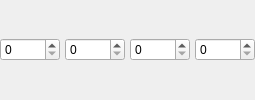
        <widget class="QWidget" name="page_16">
         <layout class="QHBoxLayout" name="horizontalLayout_18">
          <property name="spacing">
           <number>5</number>
          </property>
          <property name="leftMargin">
           <number>0</number>
          </property>
          <property name="topMargin">
           <number>0</number>
          </property>
          <property name="rightMargin">
           <number>0</number>
          </property>
          <property name="bottomMargin">
           <number>0</number>
          </property>
          <item>
           <widget class="QSpinBox" name="textPaddingUp">
            <property name="minimumSize">
             <size>
              <width>60</width>
              <height>0</height>
             </size>
            </property>
            <property name="toolTip">
             <string>上</string>
            </property>
           </widget>
          </item>
          <item>
           <widget class="QSpinBox" name="textPaddingDown">
            <property name="minimumSize">
             <size>
              <width>60</width>
              <height>0</height>
             </size>
            </property>
            <property name="toolTip">
             <string>下</string>
            </property>
           </widget>
          </item>
          <item>
           <widget class="QSpinBox" name="textPaddingLeft">
            <property name="minimumSize">
             <size>
              <width>60</width>
              <height>0</height>
             </size>
            </property>
            <property name="toolTip">
             <string>左</string>
            </property>
           </widget>
          </item>
          <item>
           <widget class="QSpinBox" name="textPaddingRight">
            <property name="minimumSize">
             <size>
              <width>60</width>
              <height>0</height>
             </size>
            </property>
            <property name="toolTip">
             <string>右</string>
            </property>
           </widget>
          </item>
         </layout>
        </widget>
